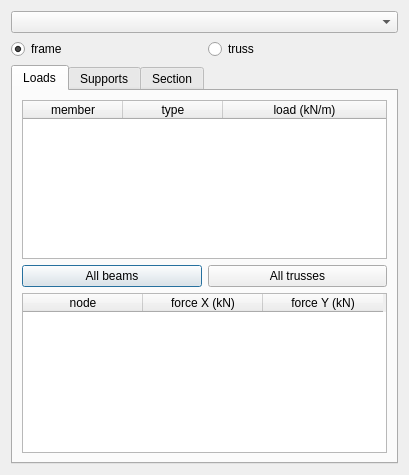
<?xml version="1.0" encoding="UTF-8"?>
<ui version="4.0">
 <class>Dialog</class>
 <widget class="QDialog" name="Dialog">
  <property name="geometry">
   <rect>
    <x>0</x>
    <y>0</y>
    <width>409</width>
    <height>475</height>
   </rect>
  </property>
  <property name="windowTitle">
   <string>anastruct / fc demo</string>
  </property>
  <layout class="QGridLayout" name="gridLayout">
   <item row="2" column="0" colspan="2">
    <widget class="QTabWidget" name="tabWidget">
     <property name="currentIndex">
      <number>0</number>
     </property>
     <widget class="QWidget" name="tab_2">
      <attribute name="title">
       <string>Loads</string>
      </attribute>
      <layout class="QGridLayout" name="gridLayout_3">
       <item row="2" column="0">
        <widget class="QPushButton" name="btnFrame">
         <property name="text">
          <string>All beams</string>
         </property>
        </widget>
       </item>
       <item row="2" column="1">
        <widget class="QPushButton" name="btnTruss">
         <property name="text">
          <string>All trusses</string>
         </property>
        </widget>
       </item>
       <item row="1" column="0" colspan="2">
        <widget class="QTableWidget" name="tableDistrib">
         <attribute name="horizontalHeaderStretchLastSection">
          <bool>true</bool>
         </attribute>
         <column>
          <property name="text">
           <string>member</string>
          </property>
         </column>
         <column>
          <property name="text">
           <string>type</string>
          </property>
          <property name="textAlignment">
           <set>AlignHCenter|AlignVCenter|AlignCenter</set>
          </property>
         </column>
         <column>
          <property name="text">
           <string>load (kN/m)</string>
          </property>
         </column>
        </widget>
       </item>
       <item row="3" column="0" colspan="2">
        <widget class="QTableWidget" name="tableConc">
         <attribute name="horizontalHeaderDefaultSectionSize">
          <number>120</number>
         </attribute>
         <column>
          <property name="text">
           <string>node</string>
          </property>
         </column>
         <column>
          <property name="text">
           <string>force X (kN)</string>
          </property>
         </column>
         <column>
          <property name="text">
           <string>force Y (kN)</string>
          </property>
         </column>
        </widget>
       </item>
      </layout>
     </widget>
     <widget class="QWidget" name="tab_3">
      <attribute name="title">
       <string>Supports</string>
      </attribute>
      <layout class="QGridLayout" name="gridLayout_4">
       <item row="0" column="0">
        <widget class="QTableWidget" name="table_2">
         <attribute name="horizontalHeaderStretchLastSection">
          <bool>true</bool>
         </attribute>
         <row>
          <property name="text">
           <string>1</string>
          </property>
         </row>
         <column>
          <property name="text">
           <string>node</string>
          </property>
         </column>
         <column>
          <property name="text">
           <string>constraint</string>
          </property>
         </column>
        </widget>
       </item>
      </layout>
     </widget>
     <widget class="QWidget" name="tab">
      <attribute name="title">
       <string>Section</string>
      </attribute>
      <layout class="QGridLayout" name="gridLayout_2">
       <item row="0" column="0">
        <widget class="QLabel" name="label">
         <property name="text">
          <string>Young modulus (N/mm2)</string>
         </property>
        </widget>
       </item>
       <item row="5" column="0">
        <widget class="QLineEdit" name="editI">
         <property name="placeholderText">
          <string>section Inertia (mm4)</string>
         </property>
        </widget>
       </item>
       <item row="3" column="0">
        <widget class="QLineEdit" name="editA">
         <property name="placeholderText">
          <string>section area (mm2)</string>
         </property>
        </widget>
       </item>
       <item row="1" column="0">
        <widget class="QLineEdit" name="editE">
         <property name="placeholderText">
          <string>Young modulus (N/mm2)</string>
         </property>
        </widget>
       </item>
       <item row="6" column="0">
        <spacer name="verticalSpacer">
         <property name="orientation">
          <enum>Qt::Vertical</enum>
         </property>
         <property name="sizeHint" stdset="0">
          <size>
           <width>20</width>
           <height>40</height>
          </size>
         </property>
        </spacer>
       </item>
       <item row="2" column="0">
        <widget class="QLabel" name="label_2">
         <property name="text">
          <string>Section area (mm2)</string>
         </property>
        </widget>
       </item>
       <item row="4" column="0">
        <widget class="QLabel" name="label_3">
         <property name="text">
          <string>Section inertia (mm4)</string>
         </property>
        </widget>
       </item>
      </layout>
     </widget>
    </widget>
   </item>
   <item row="0" column="0" colspan="2">
    <widget class="QComboBox" name="comboBox"/>
   </item>
   <item row="1" column="0">
    <widget class="QRadioButton" name="radioFrame">
     <property name="text">
      <string>frame</string>
     </property>
     <property name="checked">
      <bool>true</bool>
     </property>
    </widget>
   </item>
   <item row="1" column="1">
    <widget class="QRadioButton" name="radioTruss">
     <property name="text">
      <string>truss</string>
     </property>
    </widget>
   </item>
  </layout>
 </widget>
 <resources/>
 <connections/>
</ui>
